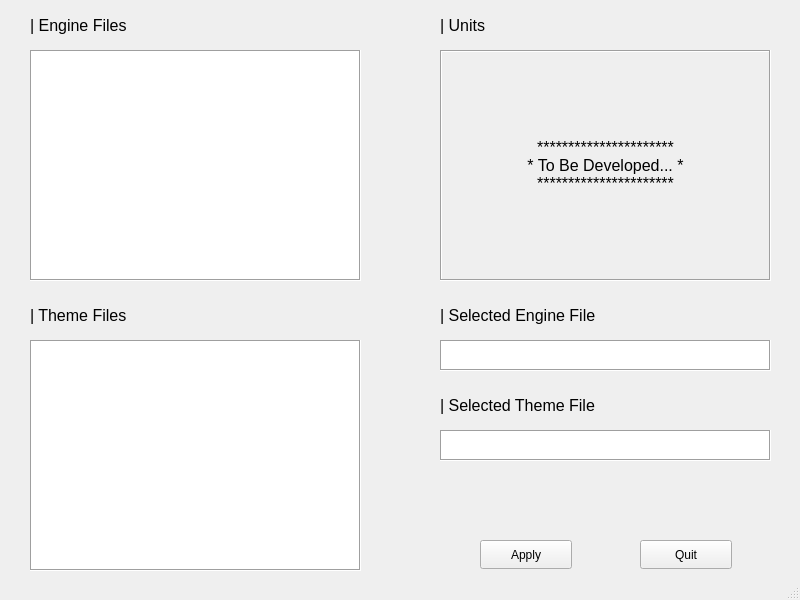
<?xml version="1.0" encoding="UTF-8"?>
<ui version="4.0">
 <class>MainWindow</class>
 <widget class="QMainWindow" name="MainWindow">
  <property name="geometry">
   <rect>
    <x>0</x>
    <y>0</y>
    <width>800</width>
    <height>600</height>
   </rect>
  </property>
  <property name="windowTitle">
   <string>MainWindow</string>
  </property>
  <widget class="QWidget" name="centralwidget">
   <widget class="QTreeView" name="engine_files_tree_view">
    <property name="geometry">
     <rect>
      <x>30</x>
      <y>50</y>
      <width>331</width>
      <height>231</height>
     </rect>
    </property>
    <property name="frameShape">
     <enum>QFrame::Box</enum>
    </property>
   </widget>
   <widget class="QTextBrowser" name="engine_file_name_browser">
    <property name="geometry">
     <rect>
      <x>440</x>
      <y>340</y>
      <width>331</width>
      <height>31</height>
     </rect>
    </property>
    <property name="frameShape">
     <enum>QFrame::Box</enum>
    </property>
   </widget>
   <widget class="QPushButton" name="apply_button">
    <property name="geometry">
     <rect>
      <x>480</x>
      <y>540</y>
      <width>92</width>
      <height>29</height>
     </rect>
    </property>
    <property name="text">
     <string>Apply</string>
    </property>
   </widget>
   <widget class="QPushButton" name="quit_button">
    <property name="geometry">
     <rect>
      <x>640</x>
      <y>540</y>
      <width>92</width>
      <height>29</height>
     </rect>
    </property>
    <property name="text">
     <string>Quit</string>
    </property>
   </widget>
   <widget class="QLabel" name="engine_lable">
    <property name="geometry">
     <rect>
      <x>30</x>
      <y>10</y>
      <width>301</width>
      <height>31</height>
     </rect>
    </property>
    <property name="font">
     <font>
      <pointsize>12</pointsize>
     </font>
    </property>
    <property name="frameShape">
     <enum>QFrame::NoFrame</enum>
    </property>
    <property name="text">
     <string>| Engine Files</string>
    </property>
    <property name="textFormat">
     <enum>Qt::PlainText</enum>
    </property>
   </widget>
   <widget class="QTreeView" name="theme_files_tree_view">
    <property name="geometry">
     <rect>
      <x>30</x>
      <y>340</y>
      <width>331</width>
      <height>231</height>
     </rect>
    </property>
    <property name="frameShape">
     <enum>QFrame::Box</enum>
    </property>
   </widget>
   <widget class="QLabel" name="theme_lable">
    <property name="geometry">
     <rect>
      <x>30</x>
      <y>300</y>
      <width>301</width>
      <height>31</height>
     </rect>
    </property>
    <property name="font">
     <font>
      <pointsize>12</pointsize>
     </font>
    </property>
    <property name="frameShape">
     <enum>QFrame::NoFrame</enum>
    </property>
    <property name="text">
     <string>| Theme Files</string>
    </property>
    <property name="textFormat">
     <enum>Qt::PlainText</enum>
    </property>
   </widget>
   <widget class="QTextBrowser" name="theme_file_name_browser">
    <property name="geometry">
     <rect>
      <x>440</x>
      <y>430</y>
      <width>331</width>
      <height>31</height>
     </rect>
    </property>
    <property name="frameShape">
     <enum>QFrame::Box</enum>
    </property>
   </widget>
   <widget class="QLabel" name="unit_lable">
    <property name="geometry">
     <rect>
      <x>440</x>
      <y>10</y>
      <width>301</width>
      <height>31</height>
     </rect>
    </property>
    <property name="font">
     <font>
      <pointsize>12</pointsize>
     </font>
    </property>
    <property name="frameShape">
     <enum>QFrame::NoFrame</enum>
    </property>
    <property name="text">
     <string>| Units</string>
    </property>
    <property name="textFormat">
     <enum>Qt::PlainText</enum>
    </property>
   </widget>
   <widget class="QLabel" name="selected_engine_lable">
    <property name="geometry">
     <rect>
      <x>440</x>
      <y>300</y>
      <width>301</width>
      <height>31</height>
     </rect>
    </property>
    <property name="font">
     <font>
      <pointsize>12</pointsize>
     </font>
    </property>
    <property name="frameShape">
     <enum>QFrame::NoFrame</enum>
    </property>
    <property name="text">
     <string>| Selected Engine File</string>
    </property>
    <property name="textFormat">
     <enum>Qt::PlainText</enum>
    </property>
   </widget>
   <widget class="QLabel" name="selected_theme_lable">
    <property name="geometry">
     <rect>
      <x>440</x>
      <y>390</y>
      <width>301</width>
      <height>31</height>
     </rect>
    </property>
    <property name="font">
     <font>
      <pointsize>12</pointsize>
     </font>
    </property>
    <property name="frameShape">
     <enum>QFrame::NoFrame</enum>
    </property>
    <property name="text">
     <string>| Selected Theme File</string>
    </property>
    <property name="textFormat">
     <enum>Qt::PlainText</enum>
    </property>
   </widget>
   <widget class="QLabel" name="temp">
    <property name="geometry">
     <rect>
      <x>440</x>
      <y>50</y>
      <width>331</width>
      <height>231</height>
     </rect>
    </property>
    <property name="font">
     <font>
      <pointsize>12</pointsize>
     </font>
    </property>
    <property name="frameShape">
     <enum>QFrame::Box</enum>
    </property>
    <property name="frameShadow">
     <enum>QFrame::Sunken</enum>
    </property>
    <property name="text">
     <string>**********************
* To Be Developed... *
**********************</string>
    </property>
    <property name="textFormat">
     <enum>Qt::PlainText</enum>
    </property>
    <property name="alignment">
     <set>Qt::AlignCenter</set>
    </property>
   </widget>
  </widget>
  <widget class="QStatusBar" name="statusbar"/>
 </widget>
 <resources/>
 <connections/>
</ui>
